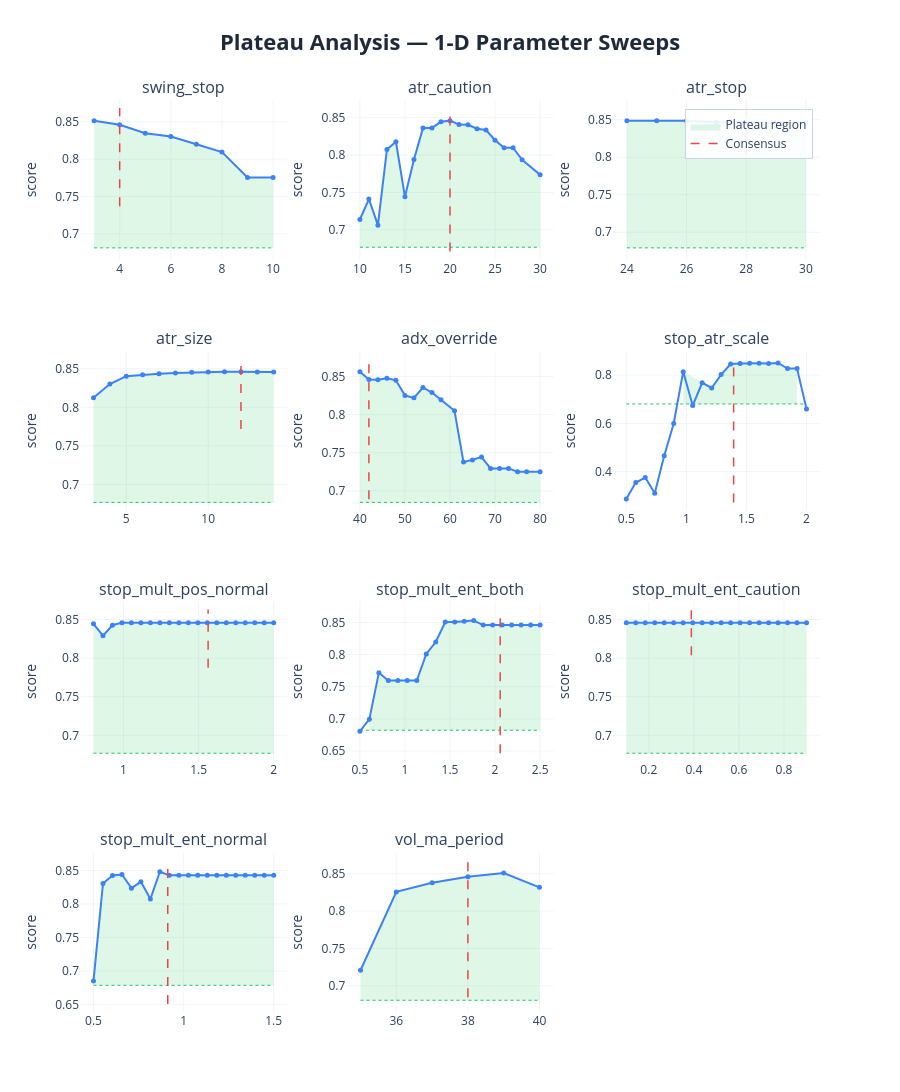

The cell this chart's notebook holds for it:
### Markdown cell above
### 1-D sweep charts:
| Element | Meaning | Good | Bad |
|---------|---------|------|-----|
| **Blue curve** | Composite score at each value of the parameter, with all others held at consensus | Flat-topped curve — performance is insensitive to the exact value | Narrow spike — optimizer latched onto one specific value, everything nearby is worse |
| **Red dashed line** | Where the consensus value sits | On the flat top of the curve | On a steep slope or at the edge of a cliff |
| **Green dashed line** | Cutoff at 80% of peak score — the boundary between plateau and non-plateau | Blue curve stays above this line across most of the range | Blue curve dips below it quickly either side of the peak |
| **Green shading** | Plateau region — all values where the score stays within 20% of the peak | Wide green band spanning most of the range (robust) | Thin sliver or no shading at all (fragile/overfit) |

 If concensus on steep slope: parameter **REGIME SENSITIVE** - do not fix, backtests are disagreeing, want to fix parameters on flat top.

### Code cell
# ── visual sweep curves ───────────────────────────────────────────────────
plot_plateau_analysis(
    sweep_results    = sweep_results,
    consensus_params = results['consensus_params'],
    param_defs       = PARAM_DEFS,
    fixed_params     = FIXED_PARAMS,
    threshold        = 0.20,
    show             = False,
    save_html        = None,
)

### Figure 1 — Plotly figure (JSON) as saved in the notebook; plotly's stock layout.template omitted (floating-point values rounded to 4 significant figures)
{"data": [{"fill": "toself", "fillcolor": "rgba(34, 197, 94, 0.15)", "hoverinfo": "skip", "line": {"color": "rgba(0,0,0,0)"}, "name": "Plateau region", "showlegend": true, "type": "scatter", "x": [3, 4, 5, 6, 7, 8, 9, 10, 10, 9, 8, 7, 6, 5, 4, 3], "xaxis": "x", "y": [0.8515, 0.846, 0.8346, 0.8303, 0.8201, 0.8094, 0.7755, 0.7755, 0.6812, 0.6812, 0.6812, 0.6812, 0.6812, 0.6812, 0.6812, 0.6812], "yaxis": "y"}, {"hoverinfo": "skip", "line": {"color": "#22c55e", "dash": "dot", "width": 1}, "mode": "lines", "showlegend": false, "type": "scatter", "x": [3, 10], "xaxis": "x", "y": [0.6812, 0.6812], "yaxis": "y"}, {"hovertemplate": "<b>swing_stop</b><br>Value: %{x:.4g}<br>Score: %{y:.4f}<br><extra></extra>", "line": {"color": "#3b82f6", "width": 2}, "marker": {"size": 5}, "mode": "lines+markers", "name": "swing_stop", "showlegend": false, "type": "scatter", "x": [3, 4, 5, 6, 7, 8, 9, 10], "xaxis": "x", "y": [0.8515, 0.846, 0.8346, 0.8303, 0.8201, 0.8094, 0.7755, 0.7755], "yaxis": "y"}, {"hoverinfo": "skip", "line": {"color": "#ef4444", "dash": "dash", "width": 1.5}, "mode": "lines", "name": "Consensus", "showlegend": true, "type": "scatter", "x": [4, 4], "xaxis": "x", "y": [0.7368, 0.8685], "yaxis": "y"}, {"fill": "toself", "fillcolor": "rgba(34, 197, 94, 0.15)", "hoverinfo": "skip", "line": {"color": "rgba(0,0,0,0)"}, "name": "Plateau region", "showlegend": false, "type": "scatter", "x": [10, 11, 12, 13, 14, 15, 16, 17, 18, 19, 20, 21, 22, 23, 24, 25, 26, 27, 28, 30, 30, 28, 27, 26, 25, 24, 23, 22, 21, 20, 19, 18, 17, 16, 15, 14, 13, 12, 11, 10], "xaxis": "x2", "y": [0.7139, 0.7412, 0.7062, 0.8073, 0.8178, 0.7442, 0.7939, 0.836, 0.8363, 0.8445, 0.846, 0.8406, 0.8404, 0.8352, 0.8335, 0.8199, 0.8097, 0.8097, 0.7937, 0.7738, 0.6768, 0.6768, 0.6768, 0.6768, 0.6768, 0.6768, 0.6768, 0.6768, 0.6768, 0.6768, 0.6768, 0.6768, 0.6768, 0.6768, 0.6768, 0.6768, 0.6768, 0.6768, 0.6768, 0.6768], "yaxis": "y2"}, {"hoverinfo": "skip", "line": {"color": "#22c55e", "dash": "dot", "width": 1}, "mode": "lines", "showlegend": false, "type": "scatter", "x": [10, 30], "xaxis": "x2", "y": [0.6768, 0.6768], "yaxis": "y2"}, {"hovertemplate": "<b>atr_caution</b><br>Value: %{x:.4g}<br>Score: %{y:.4f}<br><extra></extra>", "line": {"color": "#3b82f6", "width": 2}, "marker": {"size": 5}, "mode": "lines+markers", "name": "atr_caution", "showlegend": false, "type": "scatter", "x": [10, 11, 12, 13, 14, 15, 16, 17, 18, 19, 20, 21, 22, 23, 24, 25, 26, 27, 28, 30], "xaxis": "x2", "y": [0.7139, 0.7412, 0.7062, 0.8073, 0.8178, 0.7442, 0.7939, 0.836, 0.8363, 0.8445, 0.846, 0.8406, 0.8404, 0.8352, 0.8335, 0.8199, 0.8097, 0.8097, 0.7937, 0.7738], "yaxis": "y2"}, {"hoverinfo": "skip", "line": {"color": "#ef4444", "dash": "dash", "width": 1.5}, "mode": "lines", "name": "Consensus", "showlegend": false, "type": "scatter", "x": [20, 20], "xaxis": "x2", "y": [0.6709, 0.8629], "yaxis": "y2"}, {"fill": "toself", "fillcolor": "rgba(34, 197, 94, 0.15)", "hoverinfo": "skip", "line": {"color": "rgba(0,0,0,0)"}, "name": "Plateau region", "showlegend": false, "type": "scatter", "x": [24, 25, 26, 27, 28, 29, 30, 30, 29, 28, 27, 26, 25, 24], "xaxis": "x3", "y": [0.8488, 0.8488, 0.8488, 0.8468, 0.846, 0.846, 0.846, 0.6791, 0.6791, 0.6791, 0.6791, 0.6791, 0.6791, 0.6791], "yaxis": "y3"}, {"hoverinfo": "skip", "line": {"color": "#22c55e", "dash": "dot", "width": 1}, "mode": "lines", "showlegend": false, "type": "scatter", "x": [24, 30], "xaxis": "x3", "y": [0.6791, 0.6791], "yaxis": "y3"}, {"hovertemplate": "<b>atr_stop</b><br>Value: %{x:.4g}<br>Score: %{y:.4f}<br><extra></extra>", "line": {"color": "#3b82f6", "width": 2}, "marker": {"size": 5}, "mode": "lines+markers", "name": "atr_stop", "showlegend": false, "type": "scatter", "x": [24, 25, 26, 27, 28, 29, 30], "xaxis": "x3", "y": [0.8488, 0.8488, 0.8488, 0.8468, 0.846, 0.846, 0.846], "yaxis": "y3"}, {"hoverinfo": "skip", "line": {"color": "#ef4444", "dash": "dash", "width": 1.5}, "mode": "lines", "name": "Consensus", "showlegend": false, "type": "scatter", "x": [28, 28], "xaxis": "x3", "y": [0.8037, 0.8658], "yaxis": "y3"}, {"fill": "toself", "fillcolor": "rgba(34, 197, 94, 0.15)", "hoverinfo": "skip", "line": {"color": "rgba(0,0,0,0)"}, "name": "Plateau region", "showlegend": false, "type": "scatter", "x": [3, 4, 5, 6, 7, 8, 9, 10, 11, 12, 13, 14, 14, 13, 12, 11, 10, 9, 8, 7, 6, 5, 4, 3], "xaxis": "x4", "y": [0.8124, 0.8302, 0.8404, 0.8422, 0.8436, 0.8446, 0.8453, 0.8457, 0.8459, 0.846, 0.8458, 0.8456, 0.6768, 0.6768, 0.6768, 0.6768, 0.6768, 0.6768, 0.6768, 0.6768, 0.6768, 0.6768, 0.6768, 0.6768], "yaxis": "y4"}, {"hoverinfo": "skip", "line": {"color": "#22c55e", "dash": "dot", "width": 1}, "mode": "lines", "showlegend": false, "type": "scatter", "x": [3, 14], "xaxis": "x4", "y": [0.6768, 0.6768], "yaxis": "y4"}, {"hovertemplate": "<b>atr_size</b><br>Value: %{x:.4g}<br>Score: %{y:.4f}<br><extra></extra>", "line": {"color": "#3b82f6", "width": 2}, "marker": {"size": 5}, "mode": "lines+markers", "name": "atr_size", "showlegend": false, "type": "scatter", "x": [3, 4, 5, 6, 7, 8, 9, 10, 11, 12, 13, 14], "xaxis": "x4", "y": [0.8124, 0.8302, 0.8404, 0.8422, 0.8436, 0.8446, 0.8453, 0.8457, 0.8459, 0.846, 0.8458, 0.8456], "yaxis": "y4"}, {"hoverinfo": "skip", "line": {"color": "#ef4444", "dash": "dash", "width": 1.5}, "mode": "lines", "name": "Consensus", "showlegend": false, "type": "scatter", "x": [12, 12], "xaxis": "x4", "y": [0.7717, 0.8629], "yaxis": "y4"}, {"fill": "toself", "fillcolor": "rgba(34, 197, 94, 0.15)", "hoverinfo": "skip", "line": {"color": "rgba(0,0,0,0)"}, "name": "Plateau region", "showlegend": false, "type": "scatter", "x": [40, 42, 44, 46, 48, 50, 52, 54, 56, 58, 61, 63, 65, 67, 69, 71, 73, 75, 77, 80, 80, 77, 75, 73, 71, 69, 67, 65, 63, 61, 58, 56, 54, 52, 50, 48, 46, 44, 42, 40], "xaxis": "x5", "y": [0.8561, 0.846, 0.8456, 0.8476, 0.845, 0.8252, 0.822, 0.8356, 0.8289, 0.8196, 0.805, 0.7377, 0.7405, 0.7443, 0.7295, 0.7295, 0.7295, 0.7252, 0.7252, 0.7252, 0.6849, 0.6849, 0.6849, 0.6849, 0.6849, 0.6849, 0.6849, 0.6849, 0.6849, 0.6849, 0.6849, 0.6849, 0.6849, 0.6849, 0.6849, 0.6849, 0.6849, 0.6849, 0.6849, 0.6849], "yaxis": "y5"}, {"hoverinfo": "skip", "line": {"color": "#22c55e", "dash": "dot", "width": 1}, "mode": "lines", "showlegend": false, "type": "scatter", "x": [40, 80], "xaxis": "x5", "y": [0.6849, 0.6849], "yaxis": "y5"}, {"hovertemplate": "<b>adx_override</b><br>Value: %{x:.4g}<br>Score: %{y:.4f}<br><extra></extra>", "line": {"color": "#3b82f6", "width": 2}, "marker": {"size": 5}, "mode": "lines+markers", "name": "adx_override", "showlegend": false, "type": "scatter", "x": [40, 42, 44, 46, 48, 50, 52, 54, 56, 58, 61, 63, 65, 67, 69, 71, 73, 75, 77, 80], "xaxis": "x5", "y": [0.8561, 0.846, 0.8456, 0.8476, 0.845, 0.8252, 0.822, 0.8356, 0.8289, 0.8196, 0.805, 0.7377, 0.7405, 0.7443, 0.7295, 0.7295, 0.7295, 0.7252, 0.7252, 0.7252], "yaxis": "y5"}, {"hoverinfo": "skip", "line": {"color": "#ef4444", "dash": "dash", "width": 1.5}, "mode": "lines", "name": "Consensus", "showlegend": false, "type": "scatter", "x": [42, 42], "xaxis": "x5", "y": [0.689, 0.8732], "yaxis": "y5"}, {"fill": "toself", "fillcolor": "rgba(34, 197, 94, 0.15)", "hoverinfo": "skip", "line": {"color": "rgba(0,0,0,0)"}, "name": "Plateau region", "showlegend": false, "type": "scatter", "x": [0.9737, 1.132, 1.211, 1.289, 1.368, 1.447, 1.526, 1.605, 1.684, 1.763, 1.842, 1.921, 1.921, 1.842, 1.763, 1.684, 1.605, 1.526, 1.447, 1.368, 1.289, 1.211, 1.132, 0.9737], "xaxis": "x6", "y": [0.8144, 0.7684, 0.7469, 0.8023, 0.846, 0.848, 0.8497, 0.849, 0.8487, 0.8508, 0.8271, 0.8271, 0.6806, 0.6806, 0.6806, 0.6806, 0.6806, 0.6806, 0.6806, 0.6806, 0.6806, 0.6806, 0.6806, 0.6806], "yaxis": "y6"}, {"hoverinfo": "skip", "line": {"color": "#22c55e", "dash": "dot", "width": 1}, "mode": "lines", "showlegend": false, "type": "scatter", "x": [0.5, 2], "xaxis": "x6", "y": [0.6806, 0.6806], "yaxis": "y6"}, {"hovertemplate": "<b>stop_atr_scale</b><br>Value: %{x:.4g}<br>Score: %{y:.4f}<br><extra></extra>", "line": {"color": "#3b82f6", "width": 2}, "marker": {"size": 5}, "mode": "lines+markers", "name": "stop_atr_scale", "showlegend": false, "type": "scatter", "x": [0.5, 0.5789, 0.6579, 0.7368, 0.8158, 0.8947, 0.9737, 1.053, 1.132, 1.211, 1.289, 1.368, 1.447, 1.526, 1.605, 1.684, 1.763, 1.842, 1.921, 2.0], "xaxis": "x6", "y": [0.287, 0.3546, 0.3755, 0.3107, 0.4663, 0.5995, 0.8144, 0.6739, 0.7684, 0.7469, 0.8023, 0.846, 0.848, 0.8497, 0.849, 0.8487, 0.8508, 0.8271, 0.8271, 0.6601], "yaxis": "y6"}, {"hoverinfo": "skip", "line": {"color": "#ef4444", "dash": "dash", "width": 1.5}, "mode": "lines", "name": "Consensus", "showlegend": false, "type": "scatter", "x": [1.393, 1.393], "xaxis": "x6", "y": [0.2726, 0.8678], "yaxis": "y6"}, {"fill": "toself", "fillcolor": "rgba(34, 197, 94, 0.15)", "hoverinfo": "skip", "line": {"color": "rgba(0,0,0,0)"}, "name": "Plateau region", "showlegend": false, "type": "scatter", "x": [0.8, 0.8632, 0.9263, 0.9895, 1.053, 1.116, 1.179, 1.242, 1.305, 1.368, 1.432, 1.495, 1.558, 1.621, 1.684, 1.747, 1.811, 1.874, 1.937, 2.0, 2.0, 1.937, 1.874, 1.811, 1.747, 1.684, 1.621, 1.558, 1.495, 1.432, 1.368, 1.305, 1.242, 1.179, 1.116, 1.053, 0.9895, 0.9263, 0.8632, 0.8], "xaxis": "x7", "y": [0.8444, 0.829, 0.8426, 0.846, 0.846, 0.846, 0.846, 0.846, 0.846, 0.846, 0.846, 0.846, 0.846, 0.846, 0.846, 0.846, 0.846, 0.846, 0.846, 0.846, 0.6768, 0.6768, 0.6768, 0.6768, 0.6768, 0.6768, 0.6768, 0.6768, 0.6768, 0.6768, 0.6768, 0.6768, 0.6768, 0.6768, 0.6768, 0.6768, 0.6768, 0.6768, 0.6768, 0.6768], "yaxis": "y7"}, {"hoverinfo": "skip", "line": {"color": "#22c55e", "dash": "dot", "width": 1}, "mode": "lines", "showlegend": false, "type": "scatter", "x": [0.8, 2], "xaxis": "x7", "y": [0.6768, 0.6768], "yaxis": "y7"}, {"hovertemplate": "<b>stop_mult_pos_normal</b><br>Value: %{x:.4g}<br>Score: %{y:.4f}<br><extra></extra>", "line": {"color": "#3b82f6", "width": 2}, "marker": {"size": 5}, "mode": "lines+markers", "name": "stop_mult_pos_normal", "showlegend": false, "type": "scatter", "x": [0.8, 0.8632, 0.9263, 0.9895, 1.053, 1.116, 1.179, 1.242, 1.305, 1.368, 1.432, 1.495, 1.558, 1.621, 1.684, 1.747, 1.811, 1.874, 1.937, 2.0], "xaxis": "x7", "y": [0.8444, 0.829, 0.8426, 0.846, 0.846, 0.846, 0.846, 0.846, 0.846, 0.846, 0.846, 0.846, 0.846, 0.846, 0.846, 0.846, 0.846, 0.846, 0.846, 0.846], "yaxis": "y7"}, {"hoverinfo": "skip", "line": {"color": "#ef4444", "dash": "dash", "width": 1.5}, "mode": "lines", "name": "Consensus", "showlegend": false, "type": "scatter", "x": [1.563, 1.563], "xaxis": "x7", "y": [0.7876, 0.8629], "yaxis": "y7"}, {"fill": "toself", "fillcolor": "rgba(34, 197, 94, 0.15)", "hoverinfo": "skip", "line": {"color": "rgba(0,0,0,0)"}, "name": "Plateau region", "showlegend": false, "type": "scatter", "x": [0.6053, 0.7105, 0.8158, 0.9211, 1.026, 1.132, 1.237, 1.342, 1.447, 1.553, 1.658, 1.763, 1.868, 1.974, 2.079, 2.184, 2.289, 2.395, 2.5, 2.5, 2.395, 2.289, 2.184, 2.079, 1.974, 1.868, 1.763, 1.658, 1.553, 1.447, 1.342, 1.237, 1.132, 1.026, 0.9211, 0.8158, 0.7105, 0.6053], "xaxis": "x8", "y": [0.6997, 0.7718, 0.7597, 0.7597, 0.7597, 0.7597, 0.8012, 0.8196, 0.8508, 0.8508, 0.852, 0.853, 0.846, 0.846, 0.846, 0.846, 0.846, 0.846, 0.846, 0.6824, 0.6824, 0.6824, 0.6824, 0.6824, 0.6824, 0.6824, 0.6824, 0.6824, 0.6824, 0.6824, 0.6824, 0.6824, 0.6824, 0.6824, 0.6824, 0.6824, 0.6824, 0.6824], "yaxis": "y8"}, {"hoverinfo": "skip", "line": {"color": "#22c55e", "dash": "dot", "width": 1}, "mode": "lines", "showlegend": false, "type": "scatter", "x": [0.5, 2.5], "xaxis": "x8", "y": [0.6824, 0.6824], "yaxis": "y8"}, {"hovertemplate": "<b>stop_mult_ent_both</b><br>Value: %{x:.4g}<br>Score: %{y:.4f}<br><extra></extra>", "line": {"color": "#3b82f6", "width": 2}, "marker": {"size": 5}, "mode": "lines+markers", "name": "stop_mult_ent_both", "showlegend": false, "type": "scatter", "x": [0.5, 0.6053, 0.7105, 0.8158, 0.9211, 1.026, 1.132, 1.237, 1.342, 1.447, 1.553, 1.658, 1.763, 1.868, 1.974, 2.079, 2.184, 2.289, 2.395, 2.5], "xaxis": "x8", "y": [0.6807, 0.6997, 0.7718, 0.7597, 0.7597, 0.7597, 0.7597, 0.8012, 0.8196, 0.8508, 0.8508, 0.852, 0.853, 0.846, 0.846, 0.846, 0.846, 0.846, 0.846, 0.846], "yaxis": "y8"}, {"hoverinfo": "skip", "line": {"color": "#ef4444", "dash": "dash", "width": 1.5}, "mode": "lines", "name": "Consensus", "showlegend": false, "type": "scatter", "x": [2.057, 2.057], "xaxis": "x8", "y": [0.6467, 0.8701], "yaxis": "y8"}, {"fill": "toself", "fillcolor": "rgba(34, 197, 94, 0.15)", "hoverinfo": "skip", "line": {"color": "rgba(0,0,0,0)"}, "name": "Plateau region", "showlegend": false, "type": "scatter", "x": [0.1, 0.1421, 0.1842, 0.2263, 0.2684, 0.3105, 0.3526, 0.3947, 0.4368, 0.4789, 0.5211, 0.5632, 0.6053, 0.6474, 0.6895, 0.7316, 0.7737, 0.8158, 0.8579, 0.9, 0.9, 0.8579, 0.8158, 0.7737, 0.7316, 0.6895, 0.6474, 0.6053, 0.5632, 0.5211, 0.4789, 0.4368, 0.3947, 0.3526, 0.3105, 0.2684, 0.2263, 0.1842, 0.1421, 0.1], "xaxis": "x9", "y": [0.846, 0.846, 0.846, 0.846, 0.846, 0.846, 0.846, 0.846, 0.846, 0.846, 0.846, 0.846, 0.846, 0.846, 0.846, 0.846, 0.846, 0.846, 0.846, 0.846, 0.6768, 0.6768, 0.6768, 0.6768, 0.6768, 0.6768, 0.6768, 0.6768, 0.6768, 0.6768, 0.6768, 0.6768, 0.6768, 0.6768, 0.6768, 0.6768, 0.6768, 0.6768, 0.6768, 0.6768], "yaxis": "y9"}, {"hoverinfo": "skip", "line": {"color": "#22c55e", "dash": "dot", "width": 1}, "mode": "lines", "showlegend": false, "type": "scatter", "x": [0.1, 0.9], "xaxis": "x9", "y": [0.6768, 0.6768], "yaxis": "y9"}, {"hovertemplate": "<b>stop_mult_ent_caution</b><br>Value: %{x:.4g}<br>Score: %{y:.4f}<br><extra></extra>", "line": {"color": "#3b82f6", "width": 2}, "marker": {"size": 5}, "mode": "lines+markers", "name": "stop_mult_ent_caution", "showlegend": false, "type": "scatter", "x": [0.1, 0.1421, 0.1842, 0.2263, 0.2684, 0.3105, 0.3526, 0.3947, 0.4368, 0.4789, 0.5211, 0.5632, 0.6053, 0.6474, 0.6895, 0.7316, 0.7737, 0.8158, 0.8579, 0.9], "xaxis": "x9", "y": [0.846, 0.846, 0.846, 0.846, 0.846, 0.846, 0.846, 0.846, 0.846, 0.846, 0.846, 0.846, 0.846, 0.846, 0.846, 0.846, 0.846, 0.846, 0.846, 0.846], "yaxis": "y9"}, {"hoverinfo": "skip", "line": {"color": "#ef4444", "dash": "dash", "width": 1.5}, "mode": "lines", "name": "Consensus", "showlegend": false, "type": "scatter", "x": [0.3887, 0.3887], "xaxis": "x9", "y": [0.8037, 0.8629], "yaxis": "y9"}, {"fill": "toself", "fillcolor": "rgba(34, 197, 94, 0.15)", "hoverinfo": "skip", "line": {"color": "rgba(0,0,0,0)"}, "name": "Plateau region", "showlegend": false, "type": "scatter", "x": [0.5, 0.5526, 0.6053, 0.6579, 0.7105, 0.7632, 0.8158, 0.8684, 0.9211, 0.9737, 1.026, 1.079, 1.132, 1.184, 1.237, 1.289, 1.342, 1.395, 1.447, 1.5, 1.5, 1.447, 1.395, 1.342, 1.289, 1.237, 1.184, 1.132, 1.079, 1.026, 0.9737, 0.9211, 0.8684, 0.8158, 0.7632, 0.7105, 0.6579, 0.6053, 0.5526, 0.5], "xaxis": "x10", "y": [0.6848, 0.8304, 0.8423, 0.844, 0.8235, 0.833, 0.8075, 0.8481, 0.8427, 0.8427, 0.8427, 0.8427, 0.8427, 0.8427, 0.8427, 0.8427, 0.8427, 0.8427, 0.8427, 0.8427, 0.6784, 0.6784, 0.6784, 0.6784, 0.6784, 0.6784, 0.6784, 0.6784, 0.6784, 0.6784, 0.6784, 0.6784, 0.6784, 0.6784, 0.6784, 0.6784, 0.6784, 0.6784, 0.6784, 0.6784], "yaxis": "y10"}, {"hoverinfo": "skip", "line": {"color": "#22c55e", "dash": "dot", "width": 1}, "mode": "lines", "showlegend": false, "type": "scatter", "x": [0.5, 1.5], "xaxis": "x10", "y": [0.6784, 0.6784], "yaxis": "y10"}, {"hovertemplate": "<b>stop_mult_ent_normal</b><br>Value: %{x:.4g}<br>Score: %{y:.4f}<br><extra></extra>", "line": {"color": "#3b82f6", "width": 2}, "marker": {"size": 5}, "mode": "lines+markers", "name": "stop_mult_ent_normal", "showlegend": false, "type": "scatter", "x": [0.5, 0.5526, 0.6053, 0.6579, 0.7105, 0.7632, 0.8158, 0.8684, 0.9211, 0.9737, 1.026, 1.079, 1.132, 1.184, 1.237, 1.289, 1.342, 1.395, 1.447, 1.5], "xaxis": "x10", "y": [0.6848, 0.8304, 0.8423, 0.844, 0.8235, 0.833, 0.8075, 0.8481, 0.8427, 0.8427, 0.8427, 0.8427, 0.8427, 0.8427, 0.8427, 0.8427, 0.8427, 0.8427, 0.8427, 0.8427], "yaxis": "y10"}, {"hoverinfo": "skip", "line": {"color": "#ef4444", "dash": "dash", "width": 1.5}, "mode": "lines", "name": "Consensus", "showlegend": false, "type": "scatter", "x": [0.9121, 0.9121], "xaxis": "x10", "y": [0.6505, 0.865], "yaxis": "y10"}, {"fill": "toself", "fillcolor": "rgba(34, 197, 94, 0.15)", "hoverinfo": "skip", "line": {"color": "rgba(0,0,0,0)"}, "name": "Plateau region", "showlegend": false, "type": "scatter", "x": [35, 36, 37, 38, 39, 40, 40, 39, 38, 37, 36, 35], "xaxis": "x11", "y": [0.7208, 0.8257, 0.8379, 0.846, 0.8508, 0.8318, 0.6807, 0.6807, 0.6807, 0.6807, 0.6807, 0.6807], "yaxis": "y11"}, {"hoverinfo": "skip", "line": {"color": "#22c55e", "dash": "dot", "width": 1}, "mode": "lines", "showlegend": false, "type": "scatter", "x": [35, 40], "xaxis": "x11", "y": [0.6807, 0.6807], "yaxis": "y11"}, {"hovertemplate": "<b>vol_ma_period</b><br>Value: %{x:.4g}<br>Score: %{y:.4f}<br><extra></extra>", "line": {"color": "#3b82f6", "width": 2}, "marker": {"size": 5}, "mode": "lines+markers", "name": "vol_ma_period", "showlegend": false, "type": "scatter", "x": [35, 36, 37, 38, 39, 40], "xaxis": "x11", "y": [0.7208, 0.8257, 0.8379, 0.846, 0.8508, 0.8318], "yaxis": "y11"}, {"hoverinfo": "skip", "line": {"color": "#ef4444", "dash": "dash", "width": 1.5}, "mode": "lines", "name": "Consensus", "showlegend": false, "type": "scatter", "x": [38, 38], "xaxis": "x11", "y": [0.6848, 0.8678], "yaxis": "y11"}], "layout": {"annotations": [{"font": {"size": 16}, "showarrow": false, "text": "swing_stop", "x": 0.14, "xanchor": "center", "xref": "paper", "y": 1, "yanchor": "bottom", "yref": "paper"}, {"font": {"size": 16}, "showarrow": false, "text": "atr_caution", "x": 0.5, "xanchor": "center", "xref": "paper", "y": 1, "yanchor": "bottom", "yref": "paper"}, {"font": {"size": 16}, "showarrow": false, "text": "atr_stop", "x": 0.86, "xanchor": "center", "xref": "paper", "y": 1, "yanchor": "bottom", "yref": "paper"}, {"font": {"size": 16}, "showarrow": false, "text": "atr_size", "x": 0.14, "xanchor": "center", "xref": "paper", "y": 0.725, "yanchor": "bottom", "yref": "paper"}, {"font": {"size": 16}, "showarrow": false, "text": "adx_override", "x": 0.5, "xanchor": "center", "xref": "paper", "y": 0.725, "yanchor": "bottom", "yref": "paper"}, {"font": {"size": 16}, "showarrow": false, "text": "stop_atr_scale", "x": 0.86, "xanchor": "center", "xref": "paper", "y": 0.725, "yanchor": "bottom", "yref": "paper"}, {"font": {"size": 16}, "showarrow": false, "text": "stop_mult_pos_normal", "x": 0.14, "xanchor": "center", "xref": "paper", "y": 0.45, "yanchor": "bottom", "yref": "paper"}, {"font": {"size": 16}, "showarrow": false, "text": "stop_mult_ent_both", "x": 0.5, "xanchor": "center", "xref": "paper", "y": 0.45, "yanchor": "bottom", "yref": "paper"}, {"font": {"size": 16}, "showarrow": false, "text": "stop_mult_ent_caution", "x": 0.86, "xanchor": "center", "xref": "paper", "y": 0.45, "yanchor": "bottom", "yref": "paper"}, {"font": {"size": 16}, "showarrow": false, "text": "stop_mult_ent_normal", "x": 0.14, "xanchor": "center", "xref": "paper", "y": 0.175, "yanchor": "bottom", "yref": "paper"}, {"font": {"size": 16}, "showarrow": false, "text": "vol_ma_period", "x": 0.5, "xanchor": "center", "xref": "paper", "y": 0.175, "yanchor": "bottom", "yref": "paper"}], "height": 1200, "legend": {"bgcolor": "rgba(255, 255, 255, 0.9)", "bordercolor": "#cbd5e1", "borderwidth": 1, "x": 0.99, "xanchor": "right", "y": 0.99, "yanchor": "top"}, "title": {"font": {"color": "#1E293B", "size": 22}, "text": "<b>Plateau Analysis — 1-D Parameter Sweeps</b>", "x": 0.5, "xanchor": "center"}, "xaxis": {"anchor": "y", "domain": [0, 0.28], "gridcolor": "#f1f5f9", "gridwidth": 1, "showgrid": true}, "xaxis10": {"anchor": "y10", "domain": [0, 0.28], "gridcolor": "#f1f5f9", "gridwidth": 1, "showgrid": true}, "xaxis11": {"anchor": "y11", "domain": [0.36, 0.64], "gridcolor": "#f1f5f9", "gridwidth": 1, "showgrid": true}, "xaxis12": {"anchor": "y12", "domain": [0.72, 1], "gridcolor": "#f1f5f9", "gridwidth": 1, "showgrid": true}, "xaxis2": {"anchor": "y2", "domain": [0.36, 0.64], "gridcolor": "#f1f5f9", "gridwidth": 1, "showgrid": true}, "xaxis3": {"anchor": "y3", "domain": [0.72, 1], "gridcolor": "#f1f5f9", "gridwidth": 1, "showgrid": true}, "xaxis4": {"anchor": "y4", "domain": [0, 0.28], "gridcolor": "#f1f5f9", "gridwidth": 1, "showgrid": true}, "xaxis5": {"anchor": "y5", "domain": [0.36, 0.64], "gridcolor": "#f1f5f9", "gridwidth": 1, "showgrid": true}, "xaxis6": {"anchor": "y6", "domain": [0.72, 1], "gridcolor": "#f1f5f9", "gridwidth": 1, "showgrid": true}, "xaxis7": {"anchor": "y7", "domain": [0, 0.28], "gridcolor": "#f1f5f9", "gridwidth": 1, "showgrid": true}, "xaxis8": {"anchor": "y8", "domain": [0.36, 0.64], "gridcolor": "#f1f5f9", "gridwidth": 1, "showgrid": true}, "xaxis9": {"anchor": "y9", "domain": [0.72, 1], "gridcolor": "#f1f5f9", "gridwidth": 1, "showgrid": true}, "yaxis": {"anchor": "x", "domain": [0.825, 1], "gridcolor": "#f1f5f9", "gridwidth": 1, "showgrid": true, "title": {"text": "score"}}, "yaxis10": {"anchor": "x10", "domain": [0, 0.175], "gridcolor": "#f1f5f9", "gridwidth": 1, "showgrid": true, "title": {"text": "score"}}, "yaxis11": {"anchor": "x11", "domain": [0, 0.175], "gridcolor": "#f1f5f9", "gridwidth": 1, "showgrid": true, "title": {"text": "score"}}, "yaxis12": {"anchor": "x12", "domain": [0, 0.175], "gridcolor": "#f1f5f9", "gridwidth": 1, "showgrid": true, "title": {"text": "score"}}, "yaxis2": {"anchor": "x2", "domain": [0.825, 1], "gridcolor": "#f1f5f9", "gridwidth": 1, "showgrid": true, "title": {"text": "score"}}, "yaxis3": {"anchor": "x3", "domain": [0.825, 1], "gridcolor": "#f1f5f9", "gridwidth": 1, "showgrid": true, "title": {"text": "score"}}, "yaxis4": {"anchor": "x4", "domain": [0.55, 0.725], "gridcolor": "#f1f5f9", "gridwidth": 1, "showgrid": true, "title": {"text": "score"}}, "yaxis5": {"anchor": "x5", "domain": [0.55, 0.725], "gridcolor": "#f1f5f9", "gridwidth": 1, "showgrid": true, "title": {"text": "score"}}, "yaxis6": {"anchor": "x6", "domain": [0.55, 0.725], "gridcolor": "#f1f5f9", "gridwidth": 1, "showgrid": true, "title": {"text": "score"}}, "yaxis7": {"anchor": "x7", "domain": [0.275, 0.45], "gridcolor": "#f1f5f9", "gridwidth": 1, "showgrid": true, "title": {"text": "score"}}, "yaxis8": {"anchor": "x8", "domain": [0.275, 0.45], "gridcolor": "#f1f5f9", "gridwidth": 1, "showgrid": true, "title": {"text": "score"}}, "yaxis9": {"anchor": "x9", "domain": [0.275, 0.45], "gridcolor": "#f1f5f9", "gridwidth": 1, "showgrid": true, "title": {"text": "score"}}}}
